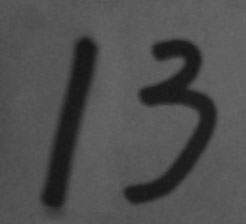
#> input picture Learning_Opencv_python/handwriting.jpg, 246 x 224 px, found by its file name
$ python day5_thresholdbefordetection.py
#> lines starting #> are read from the running program, lines starting #| are printed output that depends on the picture; after the words box and inside, x2 and y2 are one past the last pixel; in counts of white or black regions, pixels touching at a corner belong together
# 很多情况下，先阈值后边缘检测，效果会更好
# Canny是用的最多的边缘检测算法

import cv2
import numpy as np

img = cv2.imread('/home/sanjay/Workspace/learning/Learning_Opencv_python/handwriting.jpg',0)
#> img is the input picture: shape (224, 246); min 20, max 105, mean 78.9

_, thresh = cv2.threshold(img, 0, 255, cv2.THRESH_BINARY + cv2.THRESH_OTSU)
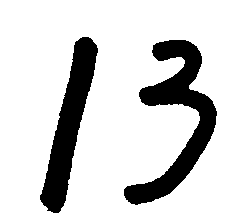
#> thresh: shape (224, 246); 83.6% white; 2 black regions, box (x1, y1, x2, y2) and area: (124, 40, 217, 205) 5068, (40, 37, 98, 213) 3983
edges = cv2.Canny(thresh, 30, 70) # 滞后阈值
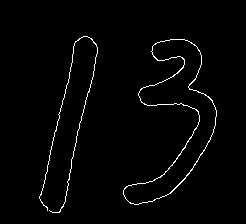
#> edges: shape (224, 246); 1.8% white in thin lines or dots, all inside (x1, y1, x2, y2) = (39, 36, 217, 213)

cv2.imshow('canny', np.hstack((img, thresh, edges)))
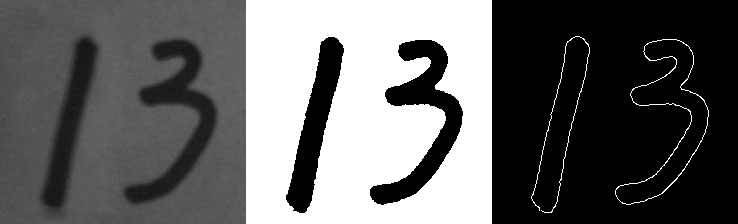
#> window 'canny': shape (224, 738); min 0, max 255, mean 98.9
cv2.waitKey(0)
